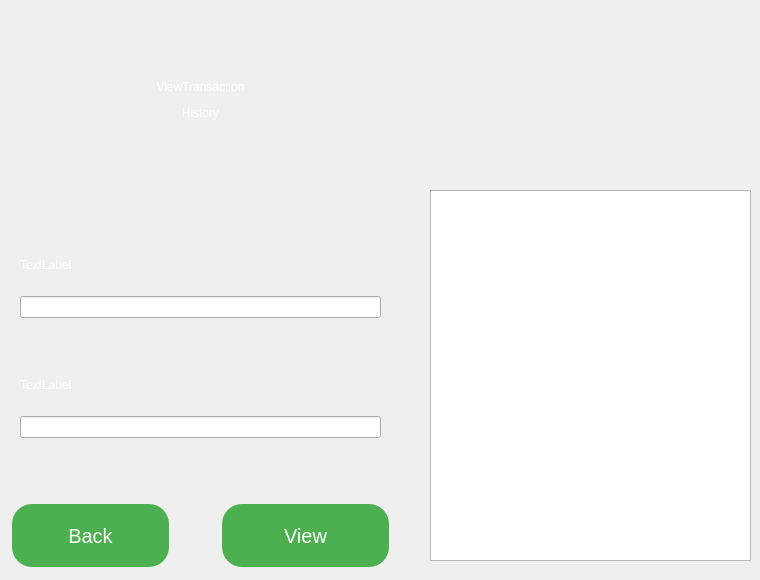
    <widget class="QWidget" name="AdminViewTransactionHistory">
     <widget class="QLabel" name="label_5">
      <property name="geometry">
       <rect>
        <x>20</x>
        <y>30</y>
        <width>361</width>
        <height>141</height>
       </rect>
      </property>
      <property name="styleSheet">
       <string notr="true">font: 700 35pt &quot;Segoe UI&quot;;
color: rgb(255, 255, 255);</string>
      </property>
      <property name="text">
       <string>&lt;html&gt;&lt;head/&gt;&lt;body&gt;&lt;p align=&quot;center&quot;&gt;ViewTransaction&lt;/p&gt;&lt;p align=&quot;center&quot;&gt;History&lt;/p&gt;&lt;/body&gt;&lt;/html&gt;</string>
      </property>
     </widget>
     <widget class="QLabel" name="label_6">
      <property name="geometry">
       <rect>
        <x>430</x>
        <y>10</y>
        <width>291</width>
        <height>181</height>
       </rect>
      </property>
      <property name="text">
       <string/>
      </property>
      <property name="pixmap">
       <pixmap resource="resources.qrc">:/images/logo.png</pixmap>
      </property>
      <property name="scaledContents">
       <bool>true</bool>
      </property>
     </widget>
     <widget class="QWidget" name="layoutWidget_2">
      <property name="geometry">
       <rect>
        <x>20</x>
        <y>240</y>
        <width>361</width>
        <height>78</height>
       </rect>
      </property>
      <layout class="QVBoxLayout" name="verticalLayout_11">
       <item>
        <widget class="QLabel" name="AdminViewHistoryAccountNumberErrorLabel">
         <property name="styleSheet">
          <string notr="true">color: rgb(255, 255, 255);
font: 14pt &quot;Segoe UI&quot;;</string>
         </property>
         <property name="text">
          <string>TextLabel</string>
         </property>
        </widget>
       </item>
       <item>
        <widget class="QLineEdit" name="lE_AdminViewHistoryAccountNumber">
         <property name="styleSheet">
          <string notr="true">color: rgb(255, 255, 255);
font: 700 20pt &quot;Segoe UI&quot;;</string>
         </property>
        </widget>
       </item>
      </layout>
     </widget>
     <widget class="QWidget" name="layoutWidget_3">
      <property name="geometry">
       <rect>
        <x>20</x>
        <y>360</y>
        <width>361</width>
        <height>78</height>
       </rect>
      </property>
      <layout class="QVBoxLayout" name="verticalLayout_12">
       <item>
        <widget class="QLabel" name="AdminViewHistoryCountErrorLabel">
         <property name="styleSheet">
          <string notr="true">color: rgb(255, 255, 255);
font: 14pt &quot;Segoe UI&quot;;</string>
         </property>
         <property name="text">
          <string>TextLabel</string>
         </property>
        </widget>
       </item>
       <item>
        <widget class="QLineEdit" name="lE_AdminViewHistoryCount">
         <property name="styleSheet">
          <string notr="true">color: rgb(255, 255, 255);
font: 700 20pt &quot;Segoe UI&quot;;</string>
         </property>
        </widget>
       </item>
      </layout>
     </widget>
     <widget class="QPushButton" name="pBAdminViewTransactionView">
      <property name="geometry">
       <rect>
        <x>220</x>
        <y>500</y>
        <width>171</width>
        <height>71</height>
       </rect>
      </property>
      <property name="styleSheet">
       <string notr="true">background-color: #4CAF50; 
font: 700 20pt &quot;Segoe UI&quot;;
        border: none;
                   color: white;
                   padding: 15px 20px;
                   text-align: center;
                   text-decoration: none;
                   display: inline-block;
                   font-size: 20px;
                   margin: 4px 2px;
                   border-radius: 20px; 

</string>
      </property>
      <property name="text">
       <string>View</string>
      </property>
     </widget>
     <widget class="QPushButton" name="pBAdminViewTransactionBack">
      <property name="geometry">
       <rect>
        <x>10</x>
        <y>500</y>
        <width>161</width>
        <height>71</height>
       </rect>
      </property>
      <property name="styleSheet">
       <string notr="true">background-color: #4CAF50; 
font: 700 20pt &quot;Segoe UI&quot;;
        border: none;
                   color: white;
                   padding: 15px 20px;
                   text-align: center;
                   text-decoration: none;
                   display: inline-block;
                   font-size: 20px;
                   margin: 4px 2px;
                   border-radius: 20px; 

</string>
      </property>
      <property name="text">
       <string>Back</string>
      </property>
     </widget>
     <widget class="QListWidget" name="AdTransactionHistorylistWidget">
      <property name="geometry">
       <rect>
        <x>430</x>
        <y>190</y>
        <width>321</width>
        <height>371</height>
       </rect>
      </property>
      <property name="styleSheet">
       <string notr="true">font: 14pt &quot;Segoe UI&quot;;
color: rgb(255, 255, 255);</string>
      </property>
     </widget>
    </widget>
